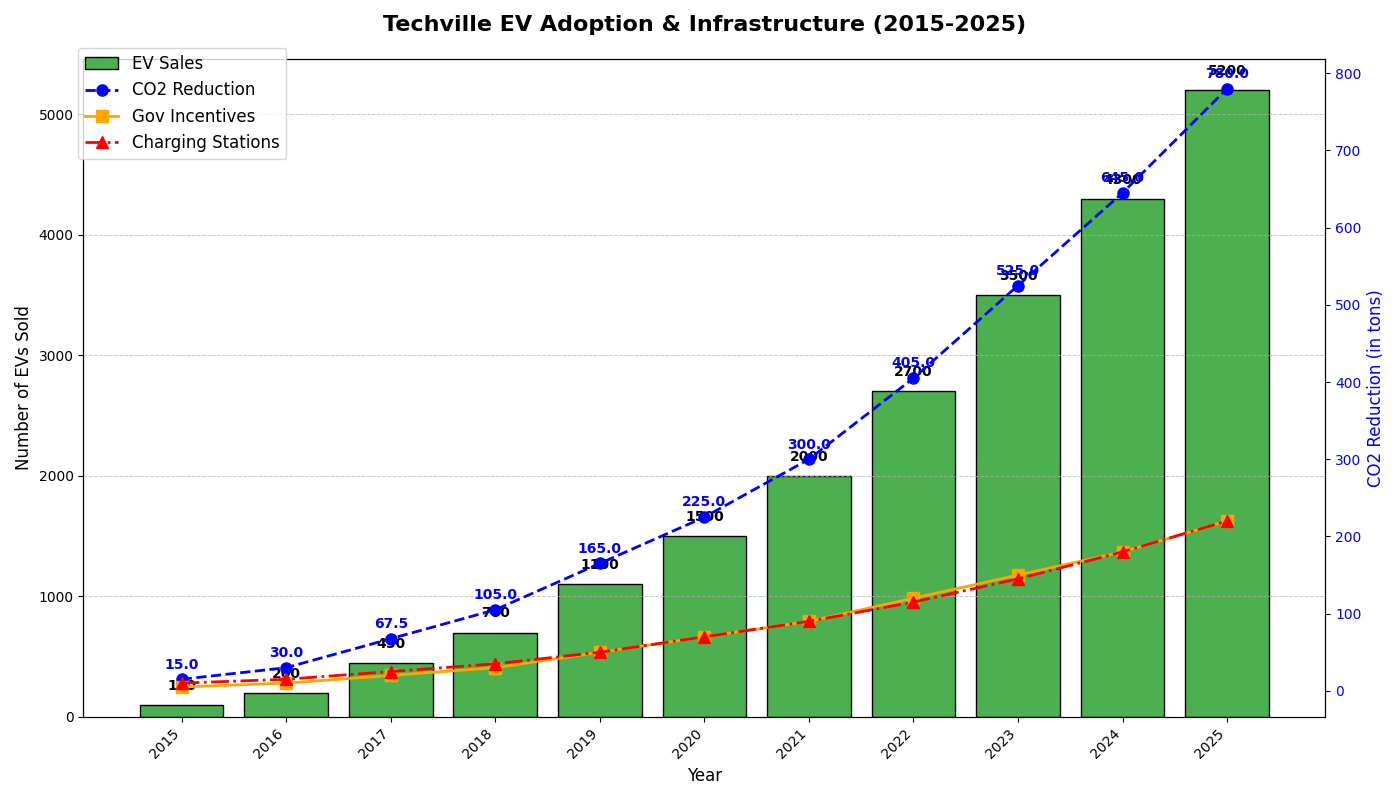

Generate this figure with Python:
import matplotlib.pyplot as plt
import numpy as np

# Original data
years = np.arange(2015, 2026)
ev_sales = [100, 200, 450, 700, 1100, 1500, 2000, 2700, 3500, 4300, 5200]
co2_reduction = np.array(ev_sales) * 0.15

# Additional data
gov_incentives = [5, 10, 20, 30, 50, 70, 90, 120, 150, 180, 220]  # In millions
charging_stations = [10, 15, 25, 35, 50, 70, 90, 115, 145, 180, 220]  # Number of stations

# Create figure and axes
fig, ax1 = plt.subplots(figsize=(14, 8))

# Plot bar chart for EV sales
bars = ax1.bar(years, ev_sales, color='#4CAF50', edgecolor='black')
ax1.set_xlabel('Year', fontsize=12)
ax1.set_ylabel('Number of EVs Sold', fontsize=12)
ax1.set_title('Techville EV Adoption & Infrastructure (2015-2025)', fontsize=16, fontweight='bold', pad=20)
ax1.set_xticks(years)
ax1.set_xticklabels(years, rotation=45, ha='right')
ax1.yaxis.grid(True, linestyle='--', linewidth=0.7, alpha=0.7)

# Annotating each bar with sales numbers
for bar in bars:
    yval = bar.get_height()
    ax1.text(bar.get_x() + bar.get_width() / 2, yval + 100, f'{yval}', ha='center', va='bottom', fontsize=10, fontweight='bold', color='black')

# Secondary y-axis for additional data
ax2 = ax1.twinx()
ax2.plot(years, co2_reduction, color='blue', linestyle='--', marker='o', linewidth=2, markersize=8)
ax2.set_ylabel('CO2 Reduction (in tons)', fontsize=12, color='blue')
ax2.tick_params(axis='y', labelcolor='blue')

# Plotting Government Incentives
ax2.plot(years, gov_incentives, color='orange', linestyle='-', marker='s', linewidth=2, markersize=8, label='Gov Incentives (in millions)')

# Plotting Charging Stations Installed
ax2.plot(years, charging_stations, color='red', linestyle='-.', marker='^', linewidth=2, markersize=8, label='Charging Stations')

# Annotating CO2 reduction
for i, reduction in enumerate(co2_reduction):
    ax2.text(years[i], reduction + 10, f'{reduction:.1f}', ha='center', va='bottom', fontsize=10, fontweight='bold', color='blue')

# Adding legend
fig.legend(['EV Sales', 'CO2 Reduction', 'Gov Incentives', 'Charging Stations'], loc='upper left', bbox_to_anchor=(0.05, 0.95), fontsize=12)

# Tighter layout
plt.tight_layout()

# Display the chart
plt.show()
